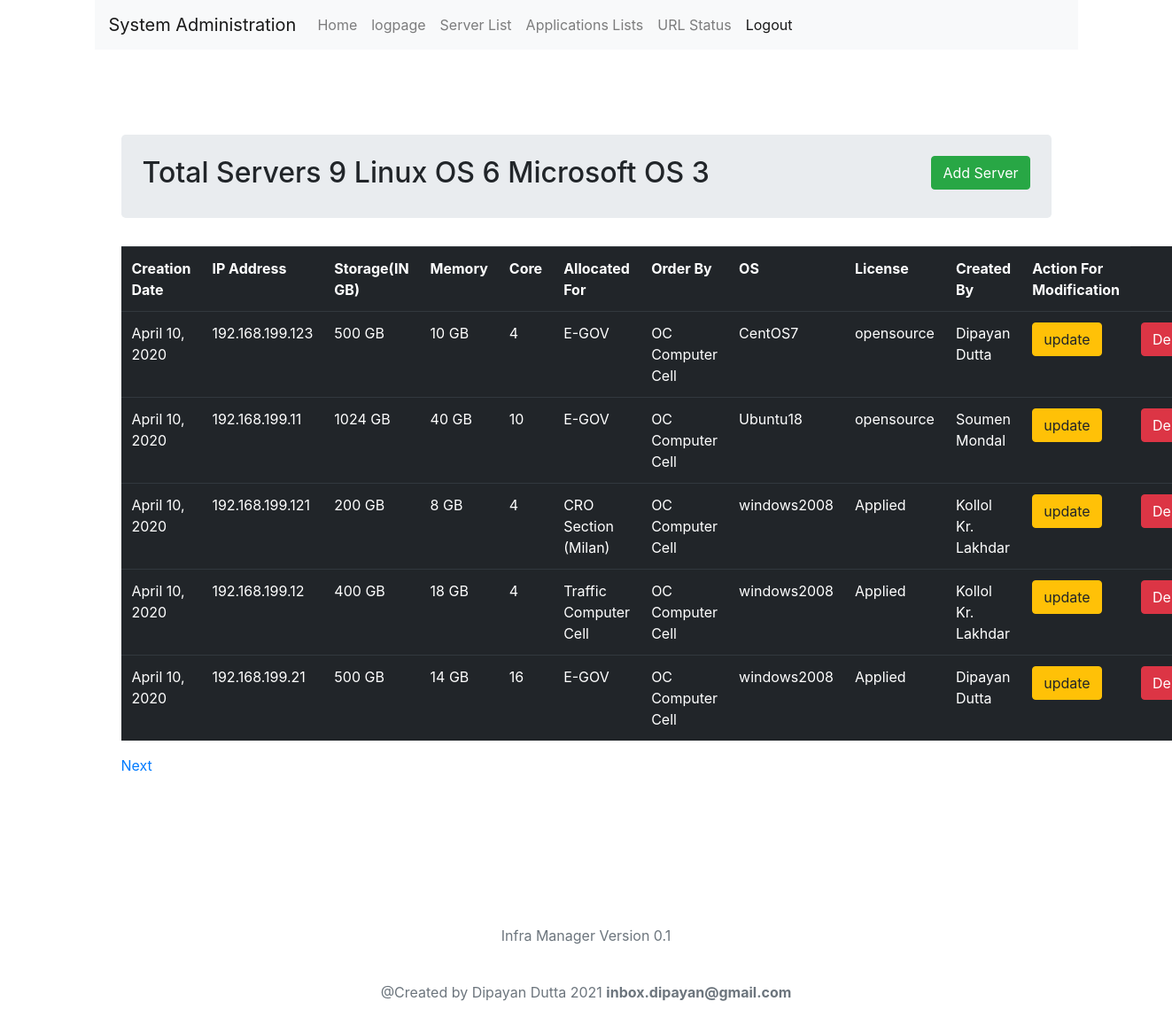
The app's page /serverlists/addservers/ (signed in) with its own data.
### serverlists/models.py (models this page shows)
class ServerDetails(models.Model):
	SerialNumber 	= models.AutoField(primary_key=True)
	CreatedAt		= models.DateField(default=timezone.now)
	ipaddress		= models.TextField(max_length=40)
	hdd				= models.TextField(max_length=30)
	ram				= models.TextField(max_length=30)
	core			= models.TextField(max_length=30)
	allocatedFor	= models.TextField(max_length=30)
	creationOrder	= models.TextField(max_length=30)
	os				= models.TextField(max_length=40)
	License			= models.TextField(max_length=60)
	createdBy		= models.TextField(max_length=100,default=None)

### serverlists/views.py (the view)
# urls.py: path('addservers/',AddServers,name='addservers'),
@login_required(login_url='/login/')
def AddServers(request):
	title 		= 'Add Servers'
	template	= 'addservers.html'
	servers     = ServerDetails.objects.all()
	paginator 	= Paginator(servers,5)
	page 		= request.GET.get('page')
	servers 	= paginator.get_page(page)
	ipaddress_total = ServerDetails.objects.values_list('ipaddress',flat=True)
	ipaddress_total_count = len(ipaddress_total)
	os_total 		= ServerDetails.objects.values_list('License',flat=True)
	linux_os 		= 0
	microsoft_os  	= 0
	for os_license in os_total:
		if os_license == 'opensource':
			linux_os+=1
		else:
			microsoft_os+=1
	return render(request,template,{'title':title,'servers':servers,'total_servers':ipaddress_total_count,'linux_os':linux_os,'microsoft_os':microsoft_os})

### serverlists/templates/addservers.html (shortened to what this page needs)
{% extends "base.html" %}
{% block PageBody%}
	<div class="container">
		<div class="row">
			<div class="col md-12">
				<div class="jumbotron p-4">
					<h2>Total Servers {{ total_servers }}
						Linux OS {{ linux_os }}
						Microsoft OS {{ microsoft_os }}
						<button type="button" class="btn btn-success float-right" data-toggle="modal" data-target="#addserver">Add Server</button>
					</h2>
				</div>
			</div>
			<div class="container">
			<table class="table table-hover table-dark">
				<tr>
					<th>Creation Date</th>
					<th>IP Address</th>
					<th>Storage(IN GB)</th>
					<th>Memory</th>
					<th>Core</th>
					<th>Allocated For</th>
					<th>Order By</th>
					<th>OS</th>
					<th>License</th>
					<th>Created By</th>
					<th>Action For Modification</th>
				</tr>
				{% for server in servers %}
					<tr>
						<td>{{ server.CreatedAt }}</td>
						<td>{{ server.ipaddress }}</td>
						<td>{{ server.hdd }} GB</td>
						<td>{{ server.ram }} GB</td>
						<td>{{ server.core }}</td>
						<td>{{ server.allocatedFor }}</td>
						<td>{{ server.creationOrder }}</td>
						<td>{{ server.os }}</td>
						<td>{{ server.License }}</td>
						<td>{{ server.createdBy }}</td>
						<td>
							<a href="{% url 'updateservers' server.SerialNumber %}" class="btn btn-warning btn-xs" data-toggle="modal" data-target="#serveredit{{ server.SerialNumber }}">update</a>
						</td>
						<td>
							<a href="{% url 'deleteserver' server.SerialNumber %}" class="btn btn-danger btn-xs" onclick="return confirm('Are you Sure to Delete?')">Delete</a>
						</td>
					</tr>
				{% endfor %}
			</table>
			</div>
			<div class="container">
			<div class="paginator">
		        {% if servers.has_next %}
		            <a href="?page={{ servers.next_page_number }}">Next</a>
		        {% endif %}
			</div>
		</div>
	</div>
{% endblock %}

### records on screen
ServerDetails: CreatedAt "April 10, 2020", ipaddress "192.168.199.123", hdd "500", ram "10", core "4", allocatedFor "E-GOV", creationOrder "OC Computer Cell", os "CentOS7", License "opensource", createdBy "Dipayan Dutta"
ServerDetails: CreatedAt "April 10, 2020", ipaddress "192.168.199.11", hdd "1024", ram "40", core "10", allocatedFor "E-GOV", creationOrder "OC Computer Cell", os "Ubuntu18", License "opensource", createdBy "Soumen Mondal"
ServerDetails: CreatedAt "April 10, 2020", ipaddress "192.168.199.121", hdd "200", ram "8", core "4", allocatedFor "CRO Section (Milan)", creationOrder "OC Computer Cell", os "windows2008", License "Applied", createdBy "Kollol Kr. Lakhdar"
ServerDetails: CreatedAt "April 10, 2020", ipaddress "192.168.199.12", hdd "400", ram "18", core "4", allocatedFor "Traffic Computer Cell", creationOrder "OC Computer Cell", os "windows2008", License "Applied", createdBy "Kollol Kr. Lakhdar"
ServerDetails: CreatedAt "April 10, 2020", ipaddress "192.168.199.21", hdd "500", ram "14", core "16", allocatedFor "E-GOV", creationOrder "OC Computer Cell", os "windows2008", License "Applied", createdBy "Dipayan Dutta"

### other values on screen
{{ total_servers }} "9"
{{ linux_os }} "6"
{{ microsoft_os }} "3"
